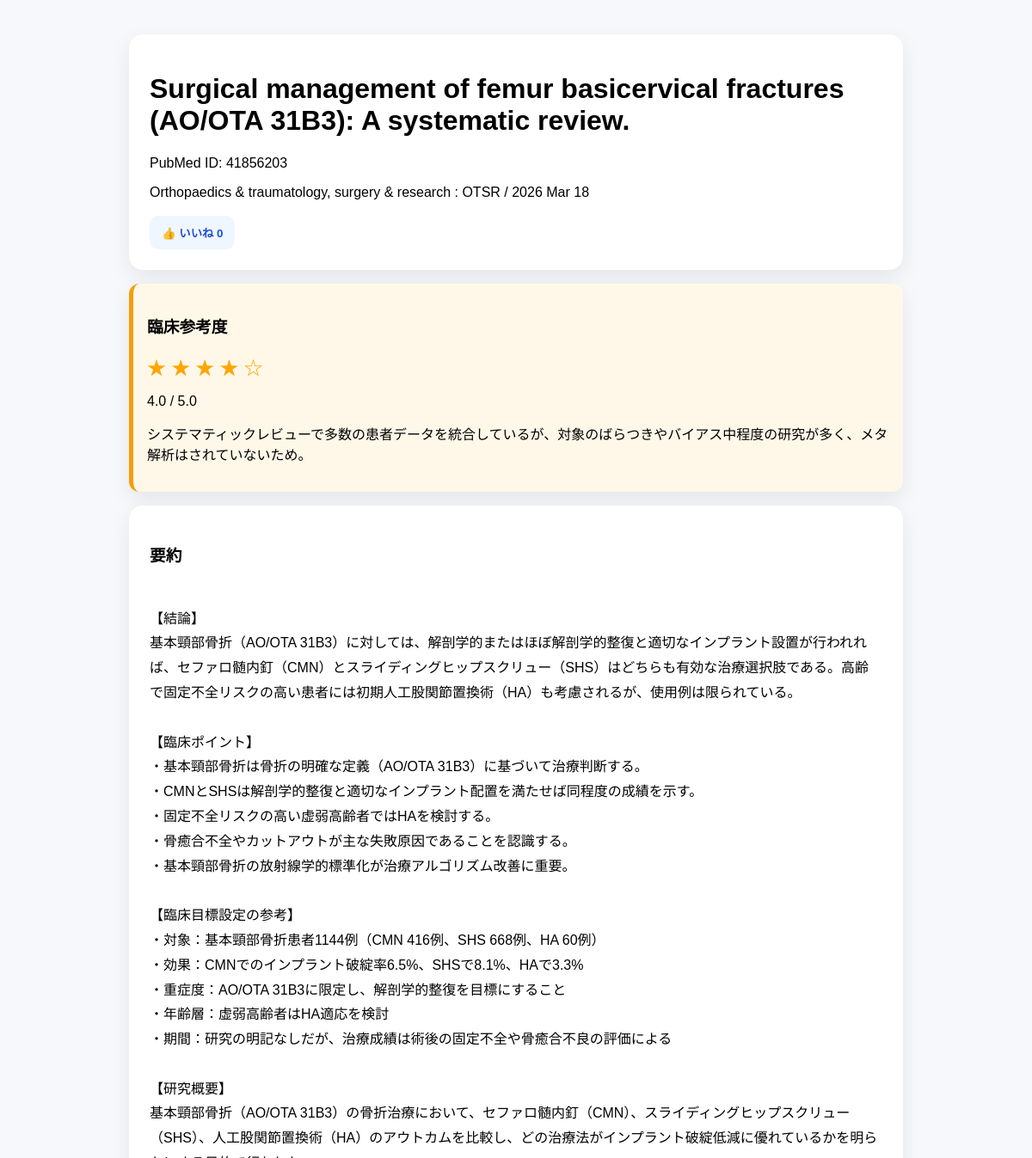
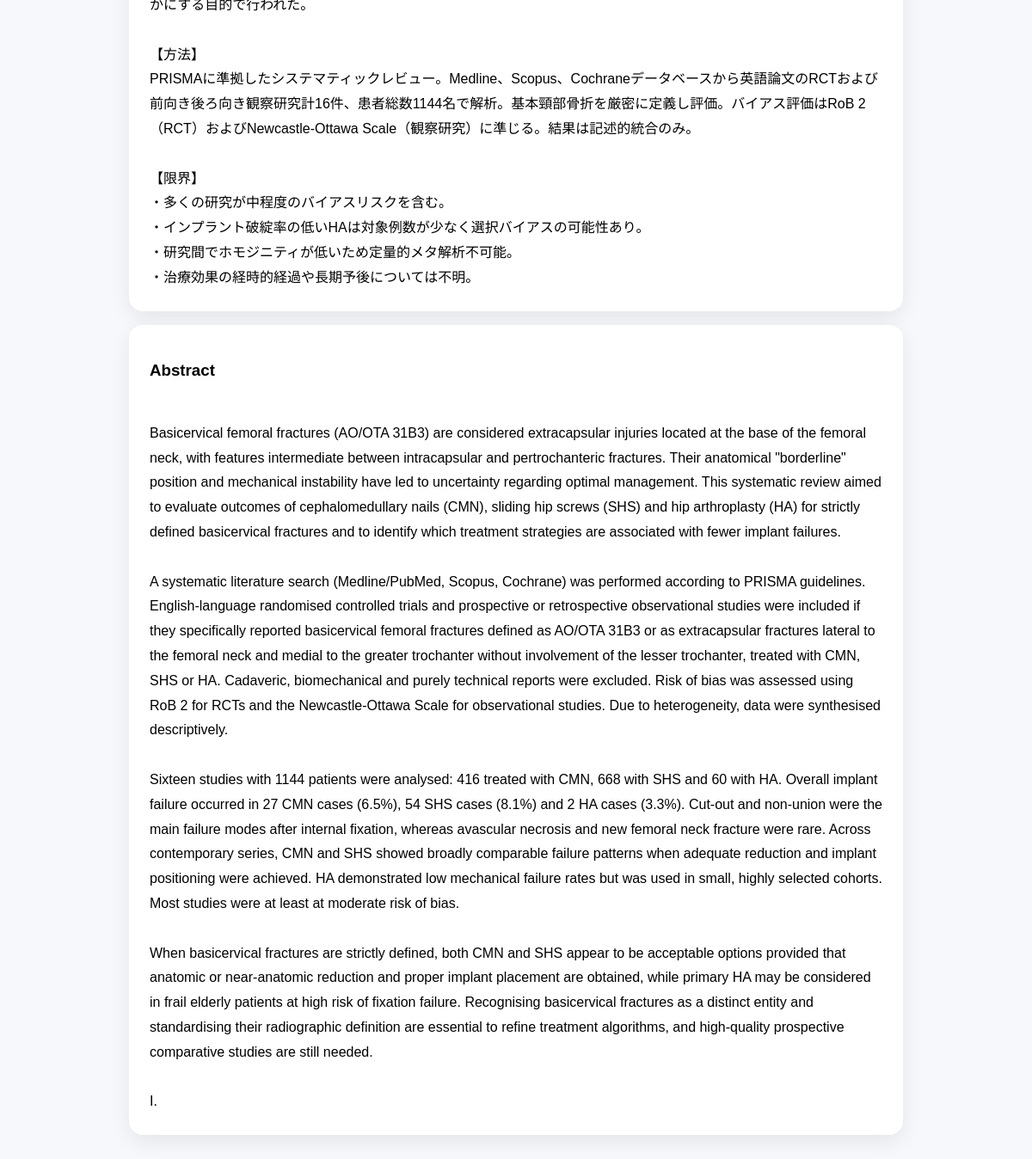
Screenshot of /p/41856203 with the database file from the repository (2 pictures, top to bottom).
### tables this page shows
CREATE TABLE saved_papers (
            id INTEGER PRIMARY KEY AUTOINCREMENT,
            user_id INTEGER,
            pubmed_id TEXT NOT NULL,
            title TEXT,
            jp_title TEXT DEFAULT '',
            authors TEXT,
            journal TEXT,
            pubdate TEXT,
            abstract TEXT,
            jp TEXT,
            summary_jp TEXT,
            clinical_score TEXT DEFAULT '',
            clinical_reason TEXT DEFAULT '',
            folder_name TEXT DEFAULT '',
            is_favorite INTEGER DEFAULT 0,
            likes INTEGER DEFAULT 0,
            is_public INTEGER DEFAULT 0,
            created_at TIMESTAMP DEFAULT CURRENT_TIMESTAMP,
            FOREIGN KEY (user_id) REFERENCES users(id)
        );

### main.py (the view)
@app.get("/p/{pubmed_id}")
def public_paper(request: Request, pubmed_id: str):
    paper = get_saved_paper_by_id(pubmed_id)
    if not paper:
        return templates.TemplateResponse(
            "notfound.html",
            {
                "request": request,
            }
        )
    return templates.TemplateResponse(
        "public.html",
        {
            "request": request,
            "paper": paper,
        }
    )

### templates/public.html (shortened to what this page needs)
<!DOCTYPE html>
<html lang="ja">
<head>
</head>
<body>
<div class="container">
<div class="card">
<h1>{{ paper.title }}</h1>
<p>PubMed ID: {{ paper.pubmed_id }}</p>
<p>{{ paper.journal }} / {{ paper.pubdate }}</p>
<div class="like-box">
    <button
    type="button"
    class="like-button"
    data-pubmed-id="{{ paper.pubmed_id }}"
    onclick="addLike('{{ paper.pubmed_id }}', this)"
>
    👍 いいね <span class="like-count">{{ paper.likes or 0 }}</span>
</button>
</div>
</div>
{% if paper.clinical_score %}
<div class="card score-box">
<h3>臨床参考度</h3>
<div class="stars">
{% set s = paper.clinical_score|float %}
{% if s >= 0.5 %}★{% else %}☆{% endif %}
{% if s >= 1.5 %}★{% else %}☆{% endif %}
{% if s >= 2.5 %}★{% else %}☆{% endif %}
{% if s >= 3.5 %}★{% else %}☆{% endif %}
{% if s >= 4.5 %}★{% else %}☆{% endif %}
</div>
<p>{{ paper.clinical_score }} / 5.0</p>
<p>{{ paper.clinical_reason }}</p>
</div>
{% endif %}
{% if paper.summary_jp %}
<div class="card">
<h3>要約</h3>
<div class="abstract">
{{ paper.summary_jp }}
</div>
</div>
{% endif %}
<div class="card">
<h3>Abstract</h3>
<div class="abstract">
{{ paper.abstract }}
</div>
</div>
</div>
</body>
</html>

### templates/public.html (style rules this page uses)
body { font-family: sans-serif; background: #f7f8fb; margin: 0; padding: 40px 16px; }
.container { max-width: 900px; margin: 0 auto; }
.card { background: white; border-radius: 16px; padding: 24px; margin-bottom: 16px; box-shadow: 0 8px 24px rgba(0,0,0,0.08); }
.score-box { background: #fff8e8; padding: 16px; border-left: 5px solid #f59e0b; border-radius: 12px; }
.stars { font-size: 22px; color: orange; }
.abstract { white-space: pre-wrap; line-height: 1.8; }
.like-box { margin-top: 18px; }
.like-button { border: none; background: #eff6ff; color: #1d4ed8; padding: 10px 14px; border-radius: 10px; font-weight: bold; cursor: pointer; }

### rows the page displays
saved_papers: title "Surgical management of femur basicervical fractures (AO/OTA 31B3): A systematic review.", pubmed_id "41856203", journal "Orthopaedics & traumatology, surgery & research : OTSR", pubdate "2026 Mar 18", likes "0", clinical_score "4.0", clinical_reason "システマティックレビューで多数の患者データを統合しているが、対象のばらつきやバイアス中程度の研究が多く、メタ解析はされていないため。", summary_jp "【結論】 基本頸部骨折（AO/OTA 31B3）に対しては、解剖学的またはほぼ解剖学的整復と適切なインプラント設置が行われれば、セファロ髄内釘（CMN）とスライディングヒップスクリュー（SHS）はどちらも有効な治療選択肢である。高齢で固定不全リスクの高い患者には初期人工股関節置換術（HA）も考慮されるが、使用例は限られている。 【臨床ポイント】 ・基本頸部骨折は骨折の明確な定義（AO/OTA 31B3）に基づいて治療判断する。 ・CMNとSHSは解剖学的整復と適切なインプラント配置を満たせば同程度の成績を示す。 ・固定不全リスクの高い虚弱高齢者ではHAを検討する。 ・骨癒合不全やカットアウトが主な失敗原因であることを認識する。 ・基本頸部骨折の放射線学的標準化が治療アルゴリズム改善に重要。 【臨床目標設定の参考】 ・対象：基本頸部骨折患者1144例（CMN 416例、SHS 668例、HA 60例） ・効果：CMNでのインプラント破綻率6.5%、SHSで8.1%、HAで3.3% ・重症度：AO/OTA 31B3に限定し、解剖学的整復を目標にすること ・年齢層：虚弱高齢者はHA適応を検討 ・期間：研究の明記なしだが、治療成績は術後の固定不全や骨癒合不良の評価による 【研究概要】 基本頸部骨折（AO/OTA 31B3）の骨折治療において、セファロ髄内釘（CMN）、スライディングヒップスクリュー（SHS）、人工股関節置換術（HA）のアウトカムを比較し、どの治療法がインプラント破綻低減に優れているかを明らかにする目的で行われた。 【方法】…", abstract "Basicervical femoral fractures (AO/OTA 31B3) are considered extracapsular injuries located at the base of the femoral neck, with features intermediate between intracapsular and pertrochanteric fractures. Their anatomical \"borderline\" position and mechanical instability have led to uncertainty regarding optimal management. This systematic review aimed to evaluate outcomes of cephalomedullary nails (CMN), sliding hip screws (SHS) and hip arthroplasty (HA) for strictly defined basicervical fractures and to identify which treatment strategies are associated with fewer implant failures. A systematic literature search (Medline/PubMed, Scopus, Cochrane) was performed according to PRISMA…"
